Frame 1 (no input): blank canvas, image omitted
Frame 60 (the mouse pressed at the canvas centre just before this capture): blank canvas, image omitted
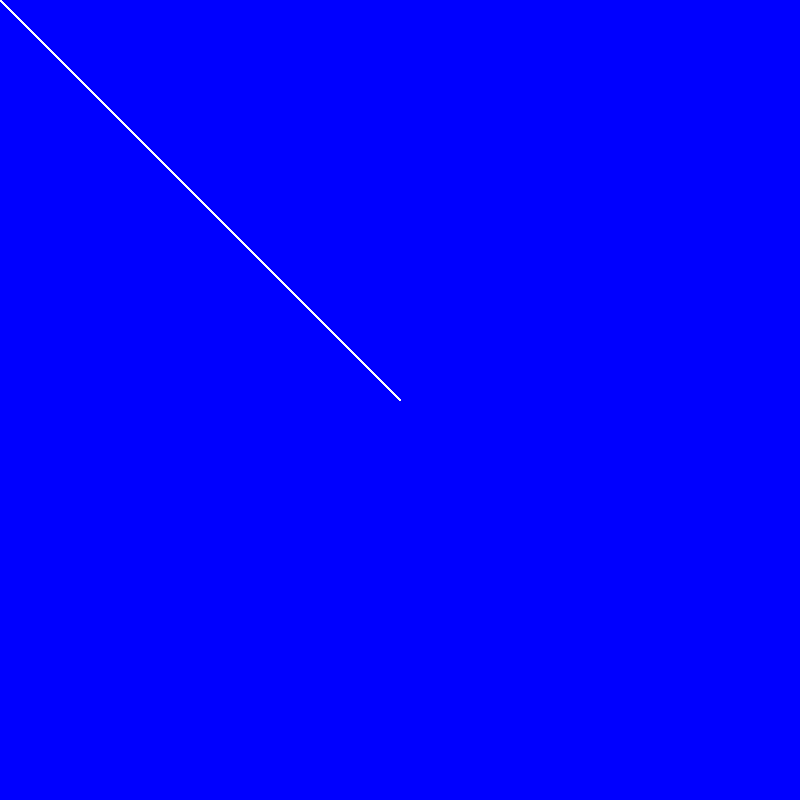
Frame 120 (the mouse held since frame 60 and released just before this capture)

The Processing sketch whose frames 1 and 60 were blank and that drew this single picture after the mouse press (run headless with seeded random() and noise(); from frame 60 on, the mouse is pressed at the canvas centre):

// Processing sketch: LSIp2_02_DynamicLine
// ── LSIp2_02_DynamicLine.pde
void setup() {
  size(800, 800);
  background(0, 0, 255);
  smooth();
}

void draw() {
  stroke(255);
  line(0, 0, mouseX, mouseY);
}
